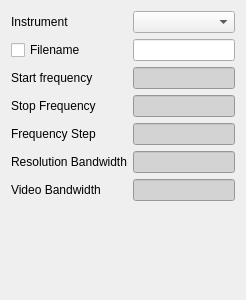
<?xml version="1.0" encoding="UTF-8"?>
<ui version="4.0">
 <class>Form</class>
 <widget class="QWidget" name="Form">
  <property name="geometry">
   <rect>
    <x>0</x>
    <y>0</y>
    <width>246</width>
    <height>300</height>
   </rect>
  </property>
  <property name="windowTitle">
   <string>Form</string>
  </property>
  <layout class="QGridLayout" name="gridLayout">
   <item row="5" column="0">
    <widget class="QLabel" name="label_9">
     <property name="text">
      <string>Resolution Bandwidth</string>
     </property>
    </widget>
   </item>
   <item row="2" column="1">
    <widget class="QLineEdit" name="StartFrequency">
     <property name="sizePolicy">
      <sizepolicy hsizetype="Expanding" vsizetype="Fixed">
       <horstretch>0</horstretch>
       <verstretch>0</verstretch>
      </sizepolicy>
     </property>
     <property name="styleSheet">
      <string notr="true">QLineEdit { background: lightgrey }</string>
     </property>
     <property name="frame">
      <bool>true</bool>
     </property>
     <property name="readOnly">
      <bool>true</bool>
     </property>
    </widget>
   </item>
   <item row="2" column="0">
    <widget class="QLabel" name="label_5">
     <property name="text">
      <string>Start frequency</string>
     </property>
    </widget>
   </item>
   <item row="1" column="1">
    <widget class="QLineEdit" name="Filename">
     <property name="frame">
      <bool>true</bool>
     </property>
    </widget>
   </item>
   <item row="0" column="1">
    <widget class="QComboBox" name="comboBox"/>
   </item>
   <item row="3" column="0">
    <widget class="QLabel" name="label_6">
     <property name="text">
      <string>Stop Frequency</string>
     </property>
    </widget>
   </item>
   <item row="5" column="1">
    <widget class="QLineEdit" name="ResolutionBandwidth">
     <property name="styleSheet">
      <string notr="true">QLineEdit { background: lightgrey }</string>
     </property>
     <property name="frame">
      <bool>true</bool>
     </property>
     <property name="readOnly">
      <bool>true</bool>
     </property>
    </widget>
   </item>
   <item row="6" column="0">
    <widget class="QLabel" name="label_10">
     <property name="text">
      <string>Video Bandwidth</string>
     </property>
    </widget>
   </item>
   <item row="6" column="1">
    <widget class="QLineEdit" name="VideoBandwidth">
     <property name="styleSheet">
      <string notr="true">QLineEdit { background: lightgrey }</string>
     </property>
     <property name="frame">
      <bool>true</bool>
     </property>
     <property name="readOnly">
      <bool>true</bool>
     </property>
    </widget>
   </item>
   <item row="4" column="1">
    <widget class="QLineEdit" name="FrequencyStep">
     <property name="sizePolicy">
      <sizepolicy hsizetype="Expanding" vsizetype="Fixed">
       <horstretch>0</horstretch>
       <verstretch>0</verstretch>
      </sizepolicy>
     </property>
     <property name="styleSheet">
      <string notr="true">QLineEdit { background: lightgrey }</string>
     </property>
     <property name="frame">
      <bool>true</bool>
     </property>
     <property name="readOnly">
      <bool>true</bool>
     </property>
    </widget>
   </item>
   <item row="0" column="0">
    <widget class="QLabel" name="label_7">
     <property name="text">
      <string>Instrument</string>
     </property>
    </widget>
   </item>
   <item row="3" column="1">
    <widget class="QLineEdit" name="StopFrequency">
     <property name="sizePolicy">
      <sizepolicy hsizetype="Expanding" vsizetype="Fixed">
       <horstretch>0</horstretch>
       <verstretch>0</verstretch>
      </sizepolicy>
     </property>
     <property name="styleSheet">
      <string notr="true">QLineEdit { background: lightgrey }</string>
     </property>
     <property name="frame">
      <bool>true</bool>
     </property>
     <property name="readOnly">
      <bool>true</bool>
     </property>
    </widget>
   </item>
   <item row="4" column="0">
    <widget class="QLabel" name="label_8">
     <property name="text">
      <string>Frequency Step</string>
     </property>
    </widget>
   </item>
   <item row="7" column="1">
    <spacer name="verticalSpacer">
     <property name="orientation">
      <enum>Qt::Vertical</enum>
     </property>
     <property name="sizeHint" stdset="0">
      <size>
       <width>20</width>
       <height>40</height>
      </size>
     </property>
    </spacer>
   </item>
   <item row="1" column="0">
    <widget class="QCheckBox" name="checkBox">
     <property name="text">
      <string>Filename</string>
     </property>
    </widget>
   </item>
  </layout>
 </widget>
 <resources/>
 <connections/>
</ui>
